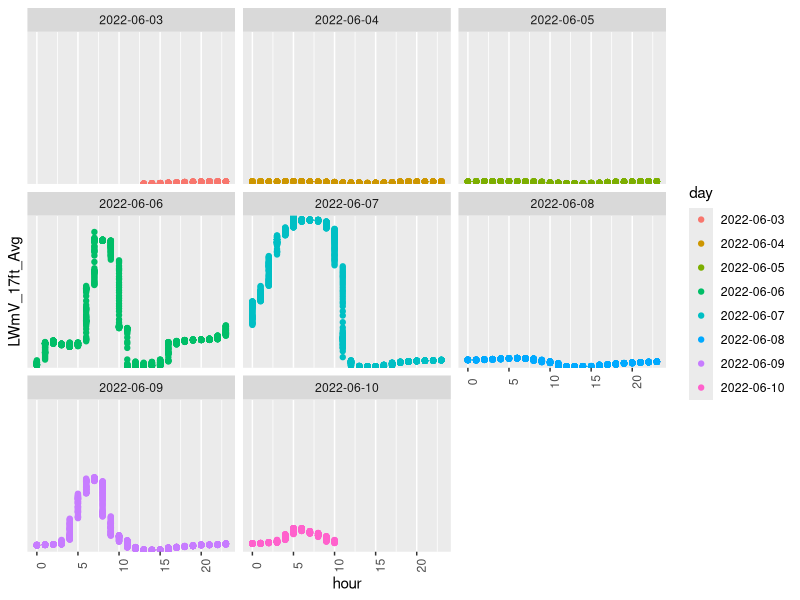
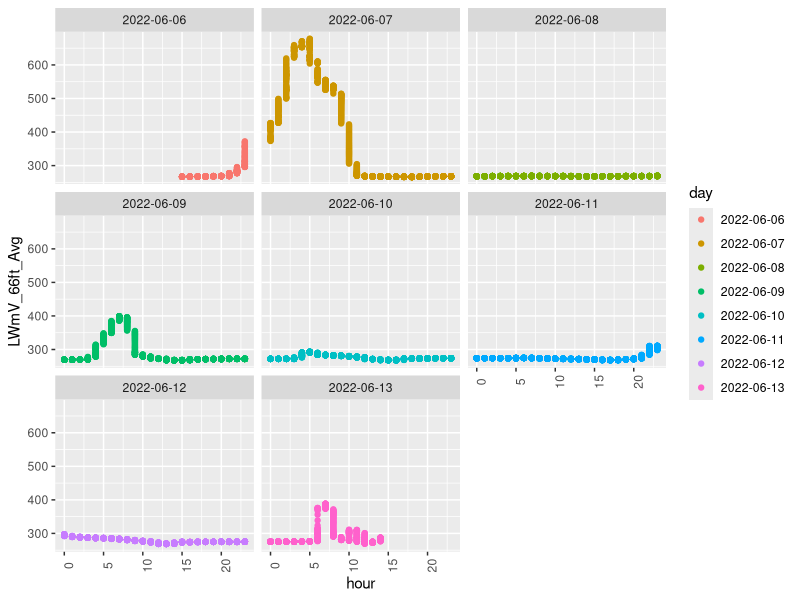
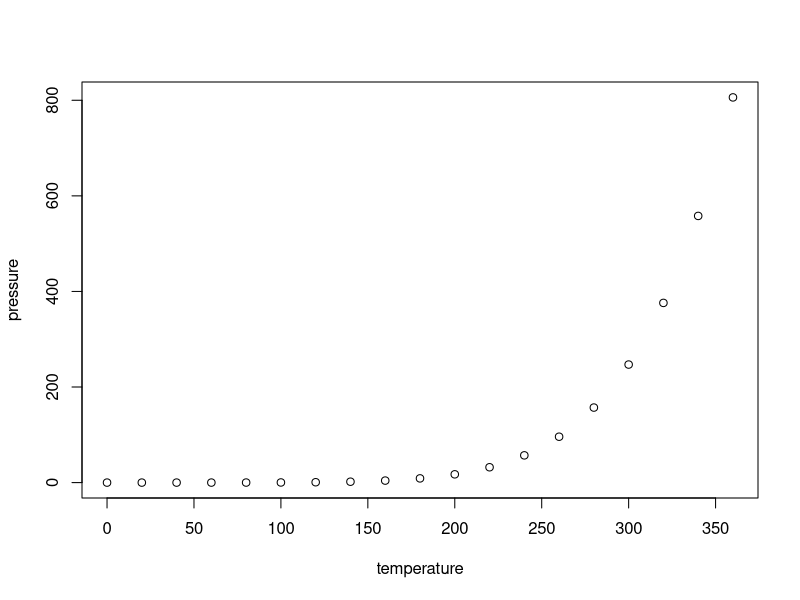

Source code (R) for these figures, in order:
## ---- chunk 1
knitr::opts_chunk$set(echo = TRUE)
library(tidyverse)
library(lubridate)



SB_Processed<-read.csv("./processed_data/SB/SB_Processed.csv")
SB_Processed$TIMESTAMP<- as.POSIXct(SB_Processed$TIMESTAMP, 
                                    tz="", format = "%Y-%m-%d %H:%M")

SB_mutate <- SB_Processed %>%
  mutate(day = date(TIMESTAMP),
         leaf = as.numeric(LWmV_17ft_Avg),
         hour = hour(TIMESTAMP))

SB_mutate$day<- as.factor(SB_mutate$day)


SB_initial_plot<- ggplot(data = SB_mutate,
       aes(x = hour, y = LWmV_17ft_Avg, color = day)) + 
  geom_point() +
  scale_y_discrete(breaks = seq(200, 1000, 100)) + 
  facet_wrap(~day) + 
  theme(axis.text.x = element_text(angle = 90))
SB_initial_plot
## ---- chunk 2
NN_Processed<-read.csv("./processed_data/NN/NN_processed.csv")
NN_Processed$TIMESTAMP<- as.POSIXct(NN_Processed$TIMESTAMP, 
                                    tz="", format = "%Y-%m-%d %H:%M")

NN_mutate <- NN_Processed %>%
  mutate(day = date(TIMESTAMP),
         leaf = as.numeric(LWmV_66ft_Avg),
         hour = hour(TIMESTAMP))

NN_mutate$day<- as.factor(NN_mutate$day)


NN_initial_plot<- ggplot(data = NN_mutate,
       aes(x = hour, y = LWmV_66ft_Avg, color = day)) + 
  geom_point() + 
  facet_wrap(~day) + 
  theme(axis.text.x = element_text(angle = 90))
NN_initial_plot
## ---- chunk 3
summary(cars)
## ---- chunk 4
plot(pressure)
